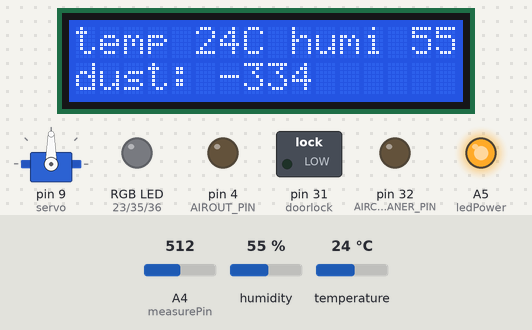
The sketch below on a simulated Arduino Mega 2560, built with avr-gcc and run on an emulated ATmega2560. On the bench: servo, 16×2 character LCD, switched loads named in the sketch (green lamp = pin HIGH), an RGB LED mixed from three pins (HIGH = lit), output pins drawn as LEDs (lit = HIGH). The inputs (shaded band) are chosen by the test bench; at power-on: humidity 55 %, A4 (measurePin) = 512, temperature 24 °C. WiFi joins after 1.5 s; servers stay silent unless stated; uploads are accepted with an empty reply; what the sketch prints to the serial monitor is not drawn.

Above: at 5.5 s.
5.6 s: humidity set to 22 %
At 17.5 s:
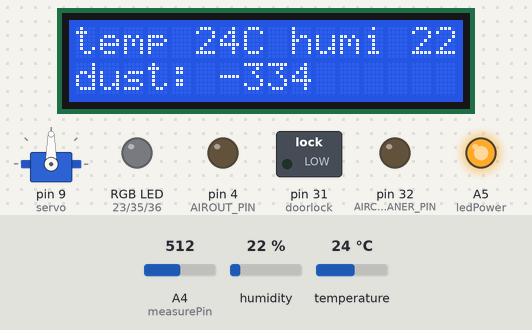
18.0 s: A4 (measurePin) set to 716
At 29.1 s:
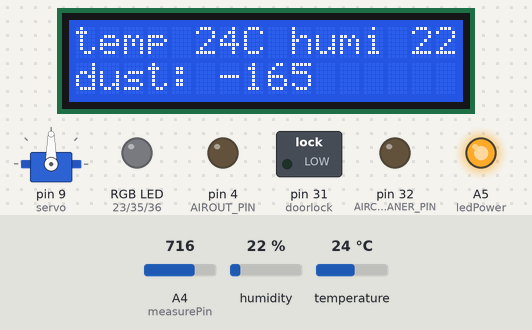
29.7 s: temperature set to 12 °C
At 40.8 s:
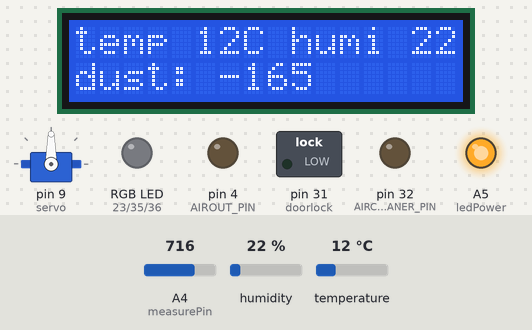
41.3 s: A4 (measurePin) set to 900
At 52.4 s:
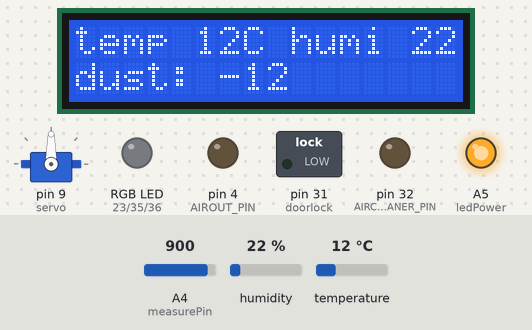
52.9 s: humidity set to 40 %
At 63.9 s:
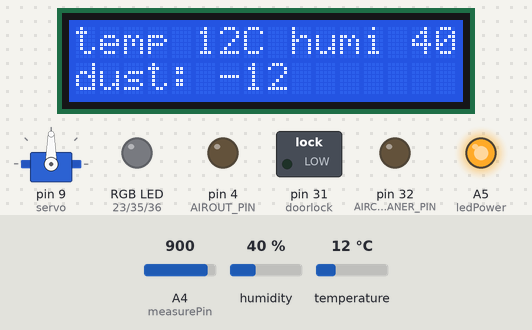
64.5 s: A4 (measurePin) set to 1023
At 75.3 s:
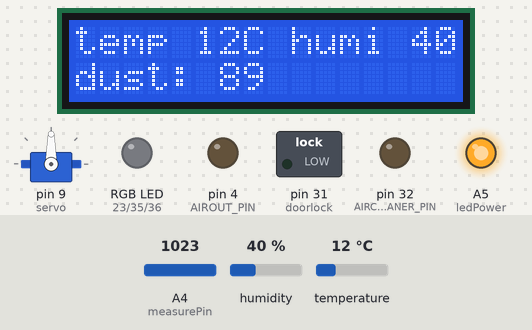
Timing chart, 0 to 76.8 s (numbered marks = the images above; inputs shaded):
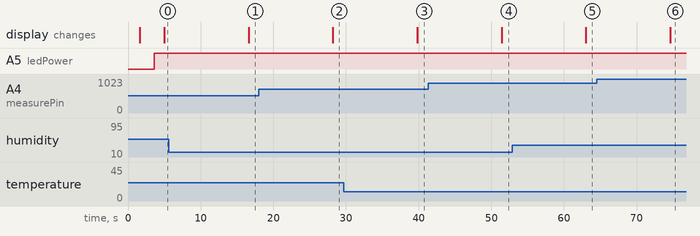

Measured:
- after the input at 5.6 s, the display: changes after 11.0 s (image 1)
- after the input at 18.0 s, the display: changes after 10.2 s (image 2)
- after the input at 29.7 s, the display: changes after 10.1 s (image 3)
- after the input at 41.3 s, the display: changes after 10.1 s (image 4)
- after the input at 52.9 s, the display: changes after 10.1 s (image 5)
- after the input at 64.5 s, the display: changes after 10.1 s (image 6)

The sketch:

SmartHomeArduino.ino
```cpp
#include <ArduinoJson.h>
#include <Servo.h>
#include <DHT.h>
#include <HttpClient.h>
#include <Wire.h>
#include <LiquidCrystal_I2C.h>
#include <string>
#include "Servo.h"

#define DHTPIN 12
#define DHTTYPE DHT22
#define no_dust 0.50
#define SERVOPIN 9
#define AIROUT_PIN 4  //환기팬(환기청정기)
#define AIRCLEANER_PIN 32  //실링팬(공기청정기)
#define USE_NETWORK 1
#define USE_BLUETOOTH 1
#define DEBUG 1

//===============미세먼지 변수들==============================
float voMeasured = 0;
float dustDensity = 0;
int measurePin = A4; // 센서의 5번핀 먼지를 측정 아두이노 A4번에 연결
int ledPower = A5;
#define RGB_R 23
#define RGB_G 35
#define RGB_B 36
//==========================================================
float temperature, humidity;
String jsondata;
String data;
unsigned long lastAttemptTime = 0; // 마지막으로 서버에서 데이터를 전송받은 시간
const unsigned long requestInterval = 3000;  // 요구 시간 딜레이(30 sec)
int angle = 0;
int timeout = 0;
char sData[64] = { 0x00, };
String controlArr[20] = "";
//========================================================
#include "WiFiEsp.h"
char ssid[] = "SRC";   // your network SSID (name)
char pass[] = "!src@5146#";  // your network password
int status = WL_IDLE_STATUS;  // the Wifi radio's status
WiFiEspServer server_f(400);
//========================================================

DHT dht(DHTPIN, DHTTYPE);
Servo servo;
LiquidCrystal_I2C lcd(0x27, 16, 2);

IPAddress hostIp(192, 168, 118, 207);
//IPAddress hostIp(3, 39, 194, 213);
int SERVER_PORT = 8081;
WiFiEspClient client;

void printLCD(int col, int row , char *str) {
    for(int i=0 ; i < strlen(str) ; i++){
      lcd.setCursor(col+i , row);
      lcd.print(str[i]);
    }
}

void printWifiStatus(){
#if 1 // #if DEBUG
  // print the SSID of the network you're attached to
  Serial.print("SSID: ");
  Serial.println(WiFi.SSID());
#endif

  // print your WiFi shield's IP address
  IPAddress ip = WiFi.localIP();
  delay(10);
#if 1 // #if DEBUG
  Serial.print("IP Address: ");
  Serial.println(ip);
#endif
   char ipno2[26] ;
   sprintf(ipno2, "%d.%d.%d.%d", ip[0], ip[1], ip[2], ip[3]);
     printLCD(0, 1, ipno2);

  // print the received signal strength
  long rssi = WiFi.RSSI();

#if 1 // #if DEBUG
  Serial.print("Signal strength (RSSI):");
  Serial.print(rssi);
  Serial.println(" dBm");
#endif
}

void setup() {
  pinMode(AIROUT_PIN, OUTPUT);
  pinMode(AIRCLEANER_PIN, OUTPUT);
  pinMode(ledPower,OUTPUT); //LED RGB
  pinMode(RGB_R,OUTPUT); // LED Red 난방 가동시
  pinMode(RGB_G,OUTPUT);
  pinMode(RGB_B,OUTPUT); // LED green 냉방 가동시
  pinMode(31, OUTPUT);  //doorlock
  servo.attach(9); // 서보모터 : 창문
  Serial.begin(115200);
  Serial2.begin(115200);

  digitalWrite(ledPower,LOW);
  //digitalWrite(RGB_R,LOW);
  //digitalWrite(RGB_G,LOW);
  //digitalWrite(RGB_B,LOW);

  lcd.init();
  lcd.backlight();
  dht.begin();
  printLCD(0, 0, "SmartHome");
  printLCD(0, 1, "NETWORKING...");

#if USE_NETWORK
  WiFi.init(&Serial2);

  // check for the presence of the shield
  if (WiFi.status() == WL_NO_SHIELD) {
     #if DEBUG
    Serial.println("WiFi shield not present");
   #endif
    // don't continue
    while (true);
  }

  // attempt to connect to WiFi network
  while ( status != WL_CONNECTED) {
     #if DEBUG
    Serial.print("Attempting to connect to WPA SSID: ");
    Serial.println(ssid);
   #endif
    // Connect to WPA/WPA2 network
    status = WiFi.begin(ssid, pass);
  }
   #if DEBUG
  Serial.println("You're connected to the network");
   #endif
  printWifiStatus(); // display IP address on LCD
  delay(2000);

  server_f.begin();
#endif

  #if DEBUG
  Serial.println("START");
  #endif

  digitalWrite(ledPower,LOW);
  digitalWrite(AIROUT_PIN, LOW);
  digitalWrite(AIRCLEANER_PIN, LOW);
}

float getDust(){
  digitalWrite(ledPower,LOW);
  delayMicroseconds(100);
  voMeasured = analogRead(measurePin);
  delayMicroseconds(100);
  digitalWrite(ledPower,HIGH);
  delayMicroseconds(100);

  dustDensity = (0.17 * (voMeasured * (5.0 / 1024)) - 0.76) * 1000;
  if(dustDensity >= 0 && dustDensity <= 250){
    return dustDensity;
  }
  else{
    Serial.println("Dust Error");
  }
}

void getTemp_Humid(){
  if(dht.readHumidity() >= 0 && dht.readHumidity() <= 100){
    humidity = dht.readHumidity();
  }
  if(dht.readTemperature() >= -40 && dht.readTemperature() <= 80){
    temperature = dht.readTemperature();
  }
}

String parseJson(){
  //JSON 인코딩
  jsondata ="";
  DynamicJsonDocument doc(1024);
  Serial.println(temperature);
  Serial.println(humidity);
  Serial.println(dustDensity);
  doc["temp"] = temperature;
  doc["humid"] = humidity;
  doc["pm"] = dustDensity;

  serializeJson(doc, jsondata);
  Serial.println(jsondata);
  return jsondata;
}

void connectToServer(){
  if(client.connect(hostIp, SERVER_PORT)){
    data = parseJson();
    //데이터 전송
    client.print(F("POST /sensor/set-data"));
    client.print(F(" HTTP/1.1\r\n"));
    client.print(F("Cache-Control: no-cache\r\n"));
    client.print(F("Host: localhost:8081\r\n"));
    client.print(F("User-Agent: Arduino\r\n"));
    client.print(F("Content-Type: application/json;charset=UTF-8\r\n"));
    client.print(F("Content-Length: "));
    client.println(data.length());
    client.println();
    client.println(data);
    client.print(F("\r\n\r\n"));
    }
    else{
      Serial.println("Connection failed");
    }
    //마지막으로 연결에 성공한 시간 기록
    lastAttemptTime = millis();
}

void fromServer(){ //
  if(client.connected()){
      String aData = "";
      aData = client.readStringUntil("\r\n");
      Serial.println("automatic control from server");
      Serial.println();
      //Serial.println(aData);
      Serial.println();

      if(aData.indexOf("1a") != -1){
        control(1);
      }else if(aData.indexOf("2b") != -1){
        control(2);
      }else if(aData.indexOf("3c") != -1){
        control(3);
      }else if(aData.indexOf("4d") != -1){
        control(4);
      }
      client.flush();
      client.stop();
  }
}

//데이터 수신(1: 환/실 ON, 2: 환 ON 실 OFF, 3: 환 OFF 실 ON, 4: 환/실 OFF)
void control(int c){
  switch(c){
    case 1:
      Serial.println(c);
      Serial.println("control : 1");
      digitalWrite(AIROUT_PIN, HIGH);
      digitalWrite(AIRCLEANER_PIN, HIGH);
      break;
    case 2:
      Serial.println(c);
      Serial.println("control : 2");
      digitalWrite(AIROUT_PIN, HIGH);
      digitalWrite(AIRCLEANER_PIN, LOW);
      break;
    case 3:
      Serial.println(c);
      Serial.println("control : 3");
      digitalWrite(AIROUT_PIN, LOW);
      digitalWrite(AIRCLEANER_PIN, HIGH);
      break;
    case 4:
      Serial.println(c);
      Serial.println("control : 4");
      digitalWrite(AIROUT_PIN, LOW);
      digitalWrite(AIRCLEANER_PIN, LOW);
      break;
    default:
      Serial.println("No device found to control.");
      delay(1000); // 10초 뒤에 서버와 연결을 끊고 재연결 시도
      client.stop();
  }
  Serial.println("End of Control.");
}

void rr(String device, int value){

  if(value>0){ //동작
    if(device=="windowUp") {
      Serial.println("device: " + device + " (ON)" + " angle: " + value);
      servo.write(value);
      delay(5000);
    }
    if(device=="heater") {
      Serial.println("device: " + device + " (ON)" + " heater_temp: " + value);
      digitalWrite(RGB_R,HIGH);
      digitalWrite(RGB_G,LOW);
      digitalWrite(RGB_B,LOW);
      Serial.println("Heater On, Angle: " + value);
      lcd.setCursor(0, 0);
      lcd.print("Heater On, Angle: " + value);
      // Lcd에 온도값 출력
      // LED Red On.
    }
    if(device=="ac") {
      Serial.println("device: " + device + " (ON)" + " ac_temp: " + value);
      digitalWrite(RGB_R,LOW);
      digitalWrite(RGB_G,LOW);
      digitalWrite(RGB_B,HIGH);
      Serial.println("Aircon On, Angle: " + value);
      lcd.setCursor(0, 0);
      lcd.print("Aircon On, Angle: " + value);
      // Lcd에 온도값 출력
      // LED Blue On.
    }
    if(device=="airCleaner") { //실링팬
      Serial.println("device: " + device + " (ON)");
      digitalWrite(AIRCLEANER_PIN, HIGH);
    }
    if(device=="airOut") { //환기팬
      Serial.println("device: " + device + " (ON)");
      digitalWrite(AIROUT_PIN, HIGH);
    }
    if(device=="door") {
      Serial.println("device: " + device + " (ON)");
      digitalWrite(31 , HIGH);
    }
  }
  else if(value==0){ //OFF
    if(device=="windowUp") {
      Serial.println("device: " + device + " (OFF)");
      servo.write(0);
      delay(5000);
    }
    if(device=="heater") {
      Serial.println("device: " + device + " (OFF)");
    }
    if(device=="ac") {
      Serial.println("device: " + device + " (OFF)");
    }
    if(device=="airCleaner") { //실링팬
      Serial.println("device: " + device + " (OFF)");
      digitalWrite(AIRCLEANER_PIN, LOW);
    }
    if(device=="airOut") { //환기팬
      Serial.println("device: " + device + " (OFF)");
      digitalWrite(AIROUT_PIN, LOW);
    }
    if(device=="door") {
      Serial.println("device: " + device + " (OFF)");
      digitalWrite(31 , LOW);
    }
  }
}

void rControl(String arr[20]) {
  // windowUp, 1, angle, 90, heater, 0, heater_temp, 0, ac, 1, ac_temp, 18, airCleaner, 0, airOut, 0, door, 0

  int index = 0;
  while(index<21){

    // { windowUp, 1, angle, 90, heater, 0, heater_temp, 0, ac, 1, ac_temp, 18 } 인 경우
    if(index>=0 && index<=11){
      if(index==0 || index%2==0){
        //Serial.println(arr[index] + arr[index+1]);
        if(arr[index+1]=="1"){ //ON
          int cc = arr[index+3].toInt();
          //Serial.println("d: " + arr[index] + ", Cdata: " + cc);
          rr(arr[index],cc);
        }else if(arr[index+1]=="0"){ //OFF
          rr(arr[index],0);
        }
      }//end of if

    // { airCleaner, 0, airOut, 0, door, 0 } 인 경우
    }else if(index>=12){
      if(index%2==0){
        if(arr[index+1]=="1"){ //ON
          rr(arr[index],1);
        }else if(arr[index+1]=="0"){ //OFF
          Serial.println("d: " + arr[16] + ", Cdata: " + arr[17] );
          rr(arr[index],0);
        }
      }
    }
    index++;
  }//end of while();
}// end of rControl();

void Split(String sData, char cSeparator)
{
  int nCount = 0;
  int nGetIndex = 0 ;

  //임시저장
  String sTemp = "";

  //원본 복사
  String sCopy = sData;
  int index = 0;
  while(true)
  {
    //구분자 찾기
    nGetIndex = sCopy.indexOf(cSeparator);

    //리턴된 인덱스가 있나?
    if(-1 != nGetIndex)
    {
      //데이터 넣고 출력.
      sTemp = sCopy.substring(0, nGetIndex);
      controlArr[index] = sTemp;
      Serial.print(controlArr[index] +", ");
      index++;

      //뺀 데이터 만큼 잘라낸다.
      sCopy = sCopy.substring(nGetIndex + 1);
    }
    else
    {
      //없으면 마무리 한다.
      Serial.println( sCopy );
      break;
    }
    //다음 문자로~
    ++nCount;
  }

}
void remoteControl() { //원격제어 참조 및 제어 코드
  if(client.connect(hostIp, SERVER_PORT)){
    Serial.println("Connecting..Server");
    client.println("GET /sensor/get-control-data HTTP/1.1");
    client.println("Host: localhost:8081");
    client.println("Connection: close");
    client.println(); // end HTTP header

    String rData = client.readStringUntil("\r\n");
    int index = rData.indexOf("windowUp");
    String data = rData.substring(index);
    Split(data , ',');
    rControl(controlArr);

    client.flush();
    client.stop();
    delay(1000); //30초 뒤 서버와 연결을 끊고 재연결 시도
  }else {
    Serial.println("remote Connection failed");
  }
} // end of remoteControl()

void loop() {

   timeout += 1; //처음과 그 이후 구분하기 위해 존재함.

   if(timeout == 1){ //처음
     getDust();
     getTemp_Humid();

     Serial.println("1 connect start");
     connectToServer(); //데이터 전송
     Serial.println("1 Data send and get");
     fromServer(); //데이터 수신

     lcd.clear();
     memset(sData, 0x00, 64);
     sprintf(sData, "temp %02dC humi %02d%%", (int)temperature, (int)humidity);
     printLCD(0, 0, sData);
     memset(sData, 0x00, 64);
     sprintf(sData, "dust: %d", (int)dustDensity);
     printLCD(0, 1, sData);

     client.flush();
     client.stop();
     delay(3000); // 3초 뒤

   }else {  //2번째 실행부터 경우

      float h = humidity; //기존 온도
      float t = temperature; //기존 습도
      float d = dustDensity; //기존 미세먼지 농도

      getTemp_Humid(); //온습도 새로 측정
      getDust(); //미세먼지 새로 측정

      if(humidity != h || temperature != t || dustDensity != d){
         //기존값과 새로 읽은 값 상이한지 비교

         Serial.println("connect start");
         connectToServer(); //데이터 전송
         Serial.println("Data send and get");
         fromServer(); //데이터 수신

         lcd.clear();
         memset(sData, 0x00, 64);
         sprintf(sData, "temp %02dC humi %02d%%", (int)temperature, (int)humidity);
         printLCD(0, 0, sData);
         memset(sData, 0x00, 64);
         sprintf(sData, "dust: %d", (int)dustDensity);
         printLCD(0, 1, sData);

         client.flush();
         client.stop();
         delay(3000); //3초 뒤
      }// end of if

   }//end of else

   //원격제어 코드
   remoteControl();

   client.flush();
   client.stop();
   delay(5000);  // waiting 5sec

}// end of loop();
```
